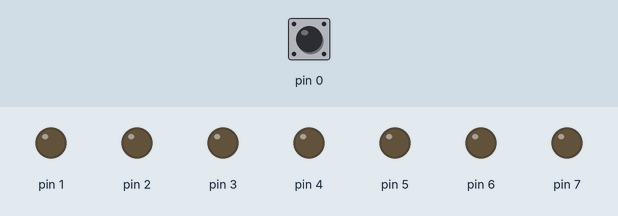
A sketch run on a simulated Arduino Uno, built with avr-gcc and run on an emulated ATmega328P. Parts: output pins drawn as LEDs (lit = HIGH). Inputs (shaded band) come from the test bench; at power-on: pin 0 LOW.

Above: at 1.2 s.
1.3 s: pin 0 pulsed HIGH 5 times (0.12 s each, 0.3 s apart)
At 3.0 s:
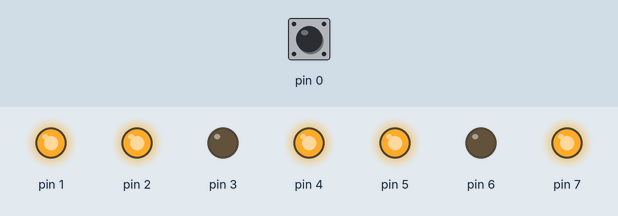
4.3 s: pin 0 driven HIGH
At 5.5 s:
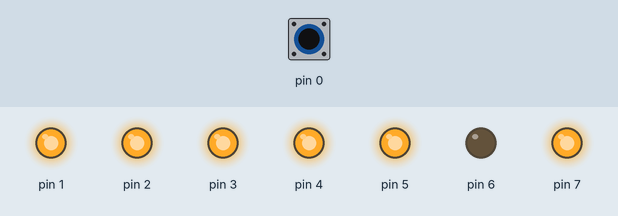
5.8 s: pin 0 pulsed LOW 2 times (0.12 s each, 0.3 s apart)
At 6.6 s:
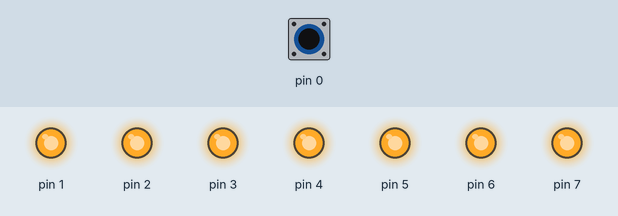
Timing chart, 0 to 8.8 s (numbered marks = the images above; inputs shaded):
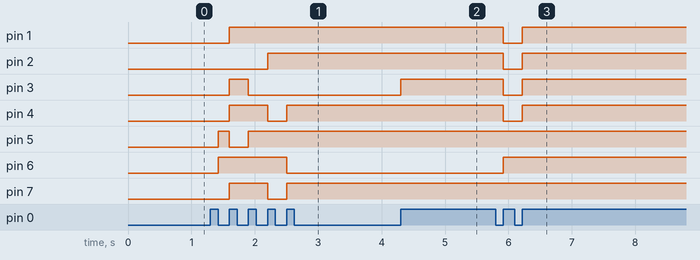

Measured:
- after the input at 1.3 s, pin 1: LOW → HIGH after 0.30 s; pin 2: LOW → HIGH after 0.90 s; pin 3: LOW → HIGH after 0.30 s, → LOW 0.30 s later; pin 4, pin 7: LOW → HIGH after 0.30 s, → LOW 0.60 s later, → HIGH 0.30 s later; pin 5: LOW → HIGH after 0.12 s, → LOW 0.18 s later, → HIGH 0.30 s later
- after the input at 4.3 s, pin 3: LOW → HIGH at once
- after the input at 5.8 s, pin 1–4: HIGH → LOW after 0.12 s, → HIGH 0.30 s later; pin 6: LOW → HIGH after 0.12 s

The sketch:

pushButton_sevenSegment.ino
```cpp
int stateNow = 0;
int stateBefore = 0;
int i = 0;

void setup() {

pinMode (0, INPUT);

pinMode (1, OUTPUT);
pinMode (2, OUTPUT);
pinMode (3, OUTPUT);
pinMode (4, OUTPUT);
pinMode (5, OUTPUT);
pinMode (6, OUTPUT);
pinMode (7, OUTPUT);

}

void loop() {

stateNow = digitalRead(0);

if (stateNow != stateBefore) {

  if (stateNow==LOW and i==0) {   //01

  digitalWrite (5, HIGH);
  digitalWrite (6, HIGH);
  i=1;

  }

  else if (stateNow==HIGH and i==1) {      //02

  digitalWrite (5, LOW);
  digitalWrite (6, LOW);

  digitalWrite (7, HIGH);
  digitalWrite (6, HIGH);
  digitalWrite (1, HIGH);
  digitalWrite (4, HIGH);
  digitalWrite (3, HIGH);

  }

  else if (stateNow==LOW and i==1) {

  digitalWrite (7, HIGH);
  digitalWrite (6, HIGH);
  digitalWrite (1, HIGH);
  digitalWrite (4, HIGH);
  digitalWrite (3, HIGH);
  i=2;
  }

  else if (stateNow==HIGH and i==2) {    //03

  digitalWrite (7, LOW);
  digitalWrite (6, LOW);
  digitalWrite (1, LOW);
  digitalWrite (4, LOW);
  digitalWrite (3, LOW);

  digitalWrite (7, HIGH);
  digitalWrite (6, HIGH);
  digitalWrite (1, HIGH);
  digitalWrite (4, HIGH);
  digitalWrite (5, HIGH);

  }

  else if (stateNow==LOW and i==2) {

  digitalWrite (7, HIGH);
  digitalWrite (6, HIGH);
  digitalWrite (1, HIGH);
  digitalWrite (4, HIGH);
  digitalWrite (5, HIGH);
  i=3;
  }

  else if (stateNow==HIGH and i==3) {   //04

  digitalWrite (7, LOW);
  digitalWrite (6, LOW);
  digitalWrite (1, LOW);
  digitalWrite (4, LOW);
  digitalWrite (5, LOW);

  digitalWrite (6, HIGH);
  digitalWrite (5, HIGH);
  digitalWrite (2, HIGH);
  digitalWrite (1, HIGH);

  }

  else if (stateNow==LOW and i==3) {

  digitalWrite (6, HIGH);
  digitalWrite (5, HIGH);
  digitalWrite (2, HIGH);
  digitalWrite (1, HIGH);
  i=4;
  }

  else if (stateNow==HIGH and i==4) {   //05

  digitalWrite (6, LOW);
  digitalWrite (5, LOW);
  digitalWrite (2, LOW);
  digitalWrite (1, LOW);

  digitalWrite (7, HIGH);
  digitalWrite (2, HIGH);
  digitalWrite (1, HIGH);
  digitalWrite (5, HIGH);
  digitalWrite (4, HIGH);

  }

  else if (stateNow==LOW and i==4) {

  digitalWrite (7, HIGH);
  digitalWrite (2, HIGH);
  digitalWrite (1, HIGH);
  digitalWrite (5, HIGH);
  digitalWrite (4, HIGH);
  i=5;
  }

  else if (stateNow==HIGH and i==5) {   //06

  digitalWrite (7, LOW);
  digitalWrite (2, LOW);
  digitalWrite (1, LOW);
  digitalWrite (5, LOW);
  digitalWrite (4, LOW);

  digitalWrite (7, HIGH);
  digitalWrite (5, HIGH);
  digitalWrite (4, HIGH);
  digitalWrite (3, HIGH);
  digitalWrite (2, HIGH);
  digitalWrite (1, HIGH);

  }

  else if (stateNow==LOW and i==5) {

  digitalWrite (7, HIGH);
  digitalWrite (5, HIGH);
  digitalWrite (4, HIGH);
  digitalWrite (3, HIGH);
  digitalWrite (2, HIGH);
  digitalWrite (1, HIGH);
  i=6;
  }

  else if (stateNow==HIGH and i==6) {   //07

  digitalWrite (7, LOW);
  digitalWrite (5, LOW);
  digitalWrite (4, LOW);
  digitalWrite (3, LOW);
  digitalWrite (2, LOW);
  digitalWrite (1, LOW);

  digitalWrite (7, HIGH);
  digitalWrite (6, HIGH);
  digitalWrite (5, HIGH);

  }

  else if (stateNow==LOW and i==6) {

  digitalWrite (7, HIGH);
  digitalWrite (6, HIGH);
  digitalWrite (5, HIGH);
  i=7;
  }

else if (stateNow==HIGH and i==7) {   //08

  digitalWrite (7, LOW);
  digitalWrite (6, LOW);
  digitalWrite (5, LOW);

  digitalWrite (1, HIGH);
  digitalWrite (2, HIGH);
  digitalWrite (3, HIGH);
  digitalWrite (4, HIGH);
  digitalWrite (5, HIGH);
  digitalWrite (6, HIGH);
  digitalWrite (7, HIGH);

  }

  else if (stateNow==LOW and i==7) {

  digitalWrite (1, HIGH);
  digitalWrite (2, HIGH);
  digitalWrite (3, HIGH);
  digitalWrite (4, HIGH);
  digitalWrite (5, HIGH);
  digitalWrite (6, HIGH);
  digitalWrite (7, HIGH);
  i=8;
  }

  else if (stateNow==HIGH and i==8) {   //09

  digitalWrite (1, LOW);
  digitalWrite (2, LOW);
  digitalWrite (3, LOW);
  digitalWrite (4, LOW);
  digitalWrite (5, LOW);
  digitalWrite (6, LOW);
  digitalWrite (7, LOW);

  digitalWrite (1, HIGH);
  digitalWrite (2, HIGH);
  digitalWrite (4, HIGH);
  digitalWrite (5, HIGH);
  digitalWrite (6, HIGH);
  digitalWrite (7, HIGH);

  }

  else if (stateNow==LOW and i==8) {

  digitalWrite (1, HIGH);
  digitalWrite (2, HIGH);
  digitalWrite (4, HIGH);
  digitalWrite (5, HIGH);
  digitalWrite (6, HIGH);
  digitalWrite (7, HIGH);
  i=9;
  }

  else if (stateNow==HIGH and i==9) {   //08

  digitalWrite (1, LOW);
  digitalWrite (2, LOW);
  digitalWrite (4, LOW);
  digitalWrite (5, LOW);
  digitalWrite (6, LOW);
  digitalWrite (7, LOW);

  digitalWrite (1, HIGH);
  digitalWrite (2, HIGH);
  digitalWrite (3, HIGH);
  digitalWrite (4, HIGH);
  digitalWrite (5, HIGH);
  digitalWrite (6, HIGH);
  digitalWrite (7, HIGH);

  }

  else if (stateNow==LOW and i==9) {

  digitalWrite (1, HIGH);
  digitalWrite (2, HIGH);
  digitalWrite (3, HIGH);
  digitalWrite (4, HIGH);
  digitalWrite (5, HIGH);
  digitalWrite (6, HIGH);
  digitalWrite (7, HIGH);
  i=10;
  }

  else if (stateNow==HIGH and i==10) {   //07

  digitalWrite (1, LOW);
  digitalWrite (2, LOW);
  digitalWrite (3, LOW);
  digitalWrite (4, LOW);
  digitalWrite (5, LOW);
  digitalWrite (6, LOW);
  digitalWrite (7, LOW);

  digitalWrite (7, HIGH);
  digitalWrite (6, HIGH);
  digitalWrite (5, HIGH);

  }

  else if (stateNow==LOW and i==10) {

  digitalWrite (7, HIGH);
  digitalWrite (6, HIGH);
  digitalWrite (5, HIGH);
  i=11;
  }

  else if (stateNow==HIGH and i==11) {   //06

  digitalWrite (7, LOW);
  digitalWrite (6, LOW);
  digitalWrite (5, LOW);

  digitalWrite (7, HIGH);
  digitalWrite (5, HIGH);
  digitalWrite (4, HIGH);
  digitalWrite (3, HIGH);
  digitalWrite (2, HIGH);
  digitalWrite (1, HIGH);
  }

  else if (stateNow==LOW and i==11) {

  digitalWrite (7, HIGH);
  digitalWrite (5, HIGH);
  digitalWrite (4, HIGH);
  digitalWrite (3, HIGH);
  digitalWrite (2, HIGH);
  digitalWrite (1, HIGH);
  i=12;
  }

  else if (stateNow==HIGH and i==12) {   //05

  digitalWrite (7, LOW);
  digitalWrite (5, LOW);
  digitalWrite (4, LOW);
  digitalWrite (3, LOW);
  digitalWrite (2, LOW);
  digitalWrite (1, LOW);

  digitalWrite (7, HIGH);
  digitalWrite (2, HIGH);
  digitalWrite (1, HIGH);
  digitalWrite (5, HIGH);
  digitalWrite (4, HIGH);

  }

  else if (stateNow==LOW and i==12) {

  digitalWrite (7, HIGH);
  digitalWrite (2, HIGH);
  digitalWrite (1, HIGH);
  digitalWrite (5, HIGH);
  digitalWrite (4, HIGH);
  i=13;
  }

  else if (stateNow==HIGH and i==13) {   //04

  digitalWrite (7, LOW);
  digitalWrite (2, LOW);
  digitalWrite (1, LOW);
  digitalWrite (5, LOW);
  digitalWrite (4, LOW);

  digitalWrite (6, HIGH);
  digitalWrite (5, HIGH);
  digitalWrite (2, HIGH);
  digitalWrite (1, HIGH);

  }

  else if (stateNow==LOW and i==13) {

  digitalWrite (6, HIGH);
  digitalWrite (5, HIGH);
  digitalWrite (2, HIGH);
  digitalWrite (1, HIGH);
  i=14;
  }

  else if (stateNow==HIGH and i==14) {   //03

  digitalWrite (6, LOW);
  digitalWrite (5, LOW);
  digitalWrite (2, LOW);
  digitalWrite (1, LOW);

  digitalWrite (7, HIGH);
  digitalWrite (6, HIGH);
  digitalWrite (1, HIGH);
  digitalWrite (4, HIGH);
  digitalWrite (5, HIGH);

  }

  else if (stateNow==LOW and i==14) {

  digitalWrite (7, HIGH);
  digitalWrite (6, HIGH);
  digitalWrite (1, HIGH);
  digitalWrite (4, HIGH);
  digitalWrite (5, HIGH);
  i=15;
  }

  else if (stateNow==HIGH and i==15) {   //02

  digitalWrite (7, LOW);
  digitalWrite (6, LOW);
  digitalWrite (1, LOW);
  digitalWrite (4, LOW);
  digitalWrite (5, LOW);

  digitalWrite (7, HIGH);
  digitalWrite (6, HIGH);
  digitalWrite (1, HIGH);
  digitalWrite (4, HIGH);
  digitalWrite (3, HIGH);

  }

  else if (stateNow==LOW and i==15) {

  digitalWrite (7, HIGH);
  digitalWrite (6, HIGH);
  digitalWrite (1, HIGH);
  digitalWrite (4, HIGH);
  digitalWrite (3, HIGH);
  i=16;
  }

  else if (stateNow==HIGH and i==16) {   //01

  digitalWrite (7, LOW);
  digitalWrite (6, LOW);
  digitalWrite (1, LOW);
  digitalWrite (4, LOW);
  digitalWrite (3, LOW);
  i=0;
  }

}

stateBefore = stateNow;

}
```
